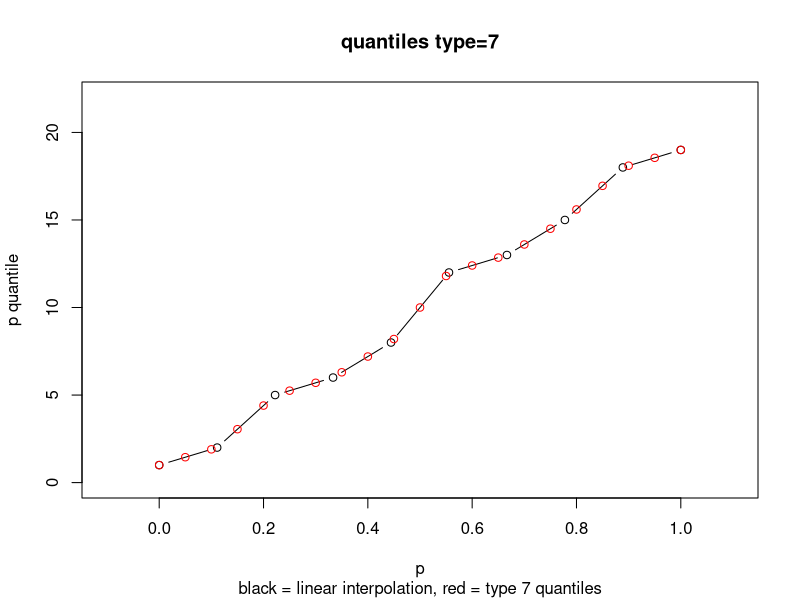
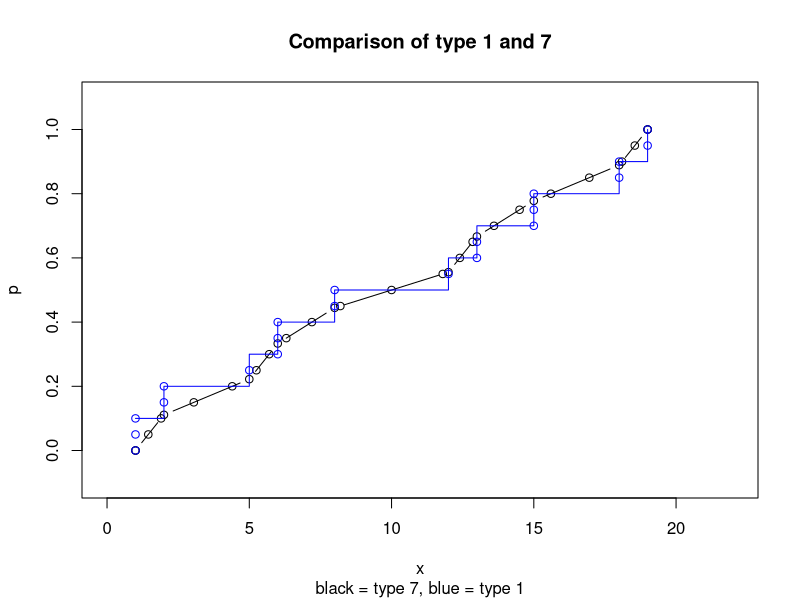
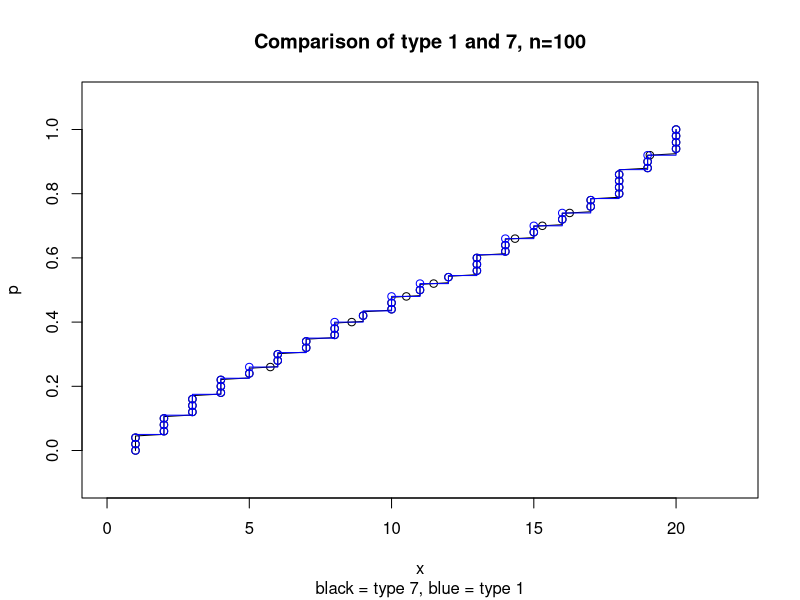

Here is the R script that generated these plots, in order: (Note: this script raises an error after producing the figures.)
#Aufgabe 2.5.
library(tidyverse)

# a) Generate a random sample of size n from 1, 2, ..., 20
# and determine the empirical distribution function 
s.size <- 10
x <- sample(1:20, size = s.size, replace = TRUE)
emp.dist <- tibble(obs = x) %>%
  count(obs) %>%
  mutate(cum.rel.freq = cumsum(n)/sum(n)
  ) 

# b) Determine a R function to find quantile according
# to the definition given in the lecture
my.quantile <- function(x,p) {
  x_sort <- sort(x)
  return(x_sort[ceiling(length(x)*p)])
}

# c) Compare the results of your quantile function with
# the results of the R function
my.quantile(x, seq(0,1, by = 0.05))
quantile(x, probs = seq(0,1, by=0.05), type = 1)

# d) The R function quantile() evaluates quantiles of type 7
# if no type is specified. Type 7 quantile are defined by a linear 
# interpolation of the points 
# (0, x_(1)), (1/(n-1),x_(2)), (2/(n-1),x_(3)), ..., (n/(n-1),x_(n))
# with n = sample size. Visualize the evalution by a diagram 
# which contain these points, the linear interpolation and the
# R quantile of type 7 of order 0, 0.5, ..., 1
plot(y=sort(x), 
     x=(0:(s.size-1))/(s.size-1),
     type="b", 
     col = "black",
     ylim=c(0,22), 
     xlim=c(-0.1,1.1),
     xlab="p", 
     ylab="p quantile",
     main="quantiles type=7",
     sub = "black = linear interpolation, red = type 7 quantiles")

points(x=seq(0,1, by=0.05), y=quantile(x,prob=seq(0,1, by=0.05)), col="red")

# e) Create a table containing the quantiles of type 1 and type 7 of order
# 0,0.01, ..., 0.99,1. What are the possible values of the quantiles?
q1.q7 <- tibble(
  p = seq(0,1,by=0.01),
  q1 = quantile(x, probs=p,type=1),
  q7 = quantile(x, probs=p,type=7)
)
# feasible value type 1: all sample values
# feasible values type 7: all values in the interval 
# [min(sample values, max(sample values)]

# f) Create a diagram which visualize the empirical distribution function,
# the function H, which connects the points
# (0, x_(1)), (1/(n-1),x_(2)), (2/(n-1),x_(3)), ..., (n/(n-1),x_(n))
# with line segments (the above linear interpolation), type 1 and type 7
# quantiles and mention the difference between type 1 and type 7 quantiles.
plot(x=sort(x), y=(0:(s.size-1))/(s.size-1),
     type="b", col = "black",
     xlim=c(0,22), ylim=c(-0.1,1.1),
     ylab="p", xlab="x",
     main="Comparison of type 1 and 7",
     sub = "black = type 7, blue = type 1")

points(y=seq(0,1, by=0.05), x=quantile(x,prob=seq(0,1, by=0.05), type=7), col="black")
points(y=seq(0,1, by=0.05), x=quantile(x,prob=seq(0,1, by=0.05), type=1), col="blue")
lines(x=emp.dist$obs, y=emp.dist$cum.rel.freq, type="s",col="blue")

# g) Increase the sample size from 10 to 50 and then to 100 and create 
# the above diagram. What happens?
s.size <- 200
x <- sample(1:20, size = s.size, replace = TRUE)
emp.dist <- tibble(
  obs = x
) %>%
  count(obs) %>%
  mutate(
    cum.rel.freq = cumsum(n)/sum(n)
  ) 
plot(x=sort(x), y=(0:(s.size-1))/(s.size-1),
     type="l", col = "black",
     xlim=c(0,22), ylim=c(-0.1,1.1),
     ylab="p", xlab="x",
     main="Comparison of type 1 and 7, n=100",
     sub = "black = type 7, blue = type 1")
points(y=seq(0,1, by=0.02), x=quantile(x,prob=seq(0,1, by=0.02), type=7), col="black")
points(y=seq(0,1, by=0.02), x=quantile(x,prob=seq(0,1, by=0.02), type=1), col="blue")
lines(x=emp.dist$obs, y=emp.dist$cum.rel.freq, type="s",col="blue")

#Beobachtungen
#a) Die Abweichungen zwischen der empirischen Verteilungsfunktion F und der Funktion H nehmen ab. 
#Für große Stichprobengrößen sind beide Funktionen mehr oder weniger identisch.
#b) Die realisierbaren Werte der Quantile vom Typ 1 sind {1,2,...20}, während
#Quantile des Typs 7 können jeden Wert aus dem Intervall [1,20] annehmen.
#c) Quantile vom Typ 1 sind für diskrete Variablen geeignet. Im Falle von kontinuierlichen 
#Variablen können beide Typen verwendet werden und insbesondere bei großen Stichprobengrößen sind die
#Werte mehr oder weniger identisch sind.

#Aufgabe 2.6.
data1 <- tibble(
  type = c(rep("non-player",10), rep("beginner",10),rep("tournament",10)),
  res = c(22.1,22.3,26.2,29.6,31.7,33.5,38.9,39.7,43.2,43.2,
          32.5,37.1,39.1,40.5,45.5,51.3,52.6,55.7,55.9,57.7,
          40.1,45.6,51.2,56.4,58.1,71.1,74.9,75.9,80.3,85.3))

# alternative: tidy the messy dataset data
data1 %>% 
  as_tibble() %>%
  gather(key = "type", value = "res")

measures <- data1 %>%
  group_by(type) %>%
  summarise(Min = min(res),Max=max(res),
            q1=quantile(res,0.25,type=1),q2=quantile(res,0.5,type=1),
            q3=quantile(res,0.75,type=1),
            Mean=mean(res),variance=var(res),
            interquartile_range=q3-q1)
measures

# Boxplots
boxplot(data1[,1],data1[,2],data1[,3], 
        names=colnames(data1),
        main = "side by side boxplots",
        xlab = "player type", ylab = "rem. chess positions")

# Boxplots with ggplot
boxplot(res ~ type, data = data1)
# solution with ggplot()
# changing the order in the side by side boxplots by adding a factor to type
data1$type <- factor(data1$type, levels = c("non-player", "beginner","tournament"))
ggplot(data = data1) + 
  geom_boxplot(mapping = aes(x=type, y=res, group = type)) +
  geom_point(mapping = aes(x=type,y=res,group=type)) +
  xlab("player type") +
  ylab("rem. chess positions") +
  ggtitle("side by side boxplots with marked values") +
  theme_bw()

#Aufgabe 2.7
# generate the data
distance <- c(12.5,29.9,14.8,18.7,7.6,16.2,16.5,27.4,12.1,17.5)
altitude <- c(342,1245,502,555,398,670,796,912,238,466)
# sorted data
sort_dist <- sort(distance)
sort_alt <- sort(altitude)

# mean and median
mean_dist <- mean(distance)
mean_alt <- mean(altitude)

# R offers several ways of calculating quantiles. Use type=1 
# to apply the method we have introduced.
quantiles_dist <- quantile(distance,probs = c(0.25,0.5,0.75),type=1)
quantiles_alt <- quantile(altitude,probs = c(0.25,0.5,0.75),type=1)

# interquartial range
interquartile_dist <- quantile(distance,probs=0.75,type=1)- quantile(distance,probs=0.25,type=1)
interquartile_alt <- quantile(altitude,probs=0.75,type=1)- quantile(altitude,probs=0.25,type=1)

# shape of the distributions
# distance: Q2 closer to Q3, i.e. distance might be left skewed
# altitude: Q2 closer to Q1, i.e. distance might be right skewed
boxplot(altitude, main = "altitude", xlab="altitude")
boxplot(distance, main = "distance", xlab="distance")
boxplot(altitude, distance, 
        main = "altitude and distance",
        names = c("distance", "altitude"))

# variance and standard deviation
var_dist <- var(distance)
var_alt <- var(altitude)
sd_dist <- sd(distance)
sd_alt <- sd(altitude)

# make the values comparable
distance.norm <- distance/mean(distance)
altitude.norm <- altitude/mean(altitude)
boxplot(altitude.norm, distance.norm, 
        main = "altitude and distance - normed",
        names = c("distance.norm", "altitude.norm"))

# coefficients of variation
sd(distance)/mean(distance) # = sd(distance.norm)
sd(altitude)/mean(altitude) # = sd(altitude.norm)



#Aufgabe2.8.
# inspect the description of the data set
?mpg()

# select only the variables displ and hwy and add 
# a colummn displ_class which denotes the belonging
# to one of the groups 
# low (1 < displ <= 3), medium (3 < displ <= 5),
# big (5 < displ <= 8)
tab <-
  mpg %>%
  select(displ,hwy) %>%
  mutate(displ_class = 
           cut(displ,breaks = c(1,3,5,8),
               labels = c("small","medium","big"))
  )
tab

# calculate mean, min, max Q1, Q2 and Q3 of the variable
# hwy grouped by the values of displ.
stat_hwy_displ <-
  tab %>%
  group_by(displ) %>%
  summarise(mean=mean(hwy),
            min=min(hwy),
            max=max(hwy),
            q1=quantile(hwy,0.25, type=1),
            q2=quantile(hwy,0.5, type=1),
            q3=quantile(hwy,0.75, type=1),
            nobs = n())

# calculate mean, min, max Q1, Q2 and Q3 of the variable
# hwy grouped by the values of displ_class.
stat_hwy_class <-
  tab %>%
  group_by(displ_class) %>%
  summarise(mean(hwy),
            min(hwy),
            max(hwy),
            q1=quantile(hwy,0.25, type=2),
            q2=quantile(hwy,0.5, type=2),
            q3=quantile(hwy,0.75, type=2),
            nobs = n()
  )
stat_hwy_class

# boxplots of hwy grouped by displ
boxplot(hwy ~ displ, data = tab, xlab = "displ", ylab = "hwy")
# using ggplot
ggplot(data = tab) +
  geom_boxplot(mapping = aes(group = displ, x = displ, y = hwy)) + 
  theme_bw()

# boxplots of hwy grouped by displ_class
boxplot(hwy ~ displ_class, data = tab, xlab = "displ_class", ylab = "hwy")
# using ggplot
ggplot(data = tab) +
  geom_boxplot(mapping = aes(group = displ_class, x = displ_class, y = hwy)) +
  #  geom_point(mapping = aes(group = displ_class, x = displ_class, y = hwy)) +
  theme_bw()

# both boxplots together
par(mfrow = c(1,2))
boxplot(hwy ~ displ, data = tab, xlab = "displ", ylab = "hwy")
boxplot(hwy ~ displ_class, data = tab, xlab = "displ_class", ylab = "hwy")
# zuruecksetzen von mfrow
par(mfrow = c(1,1))

